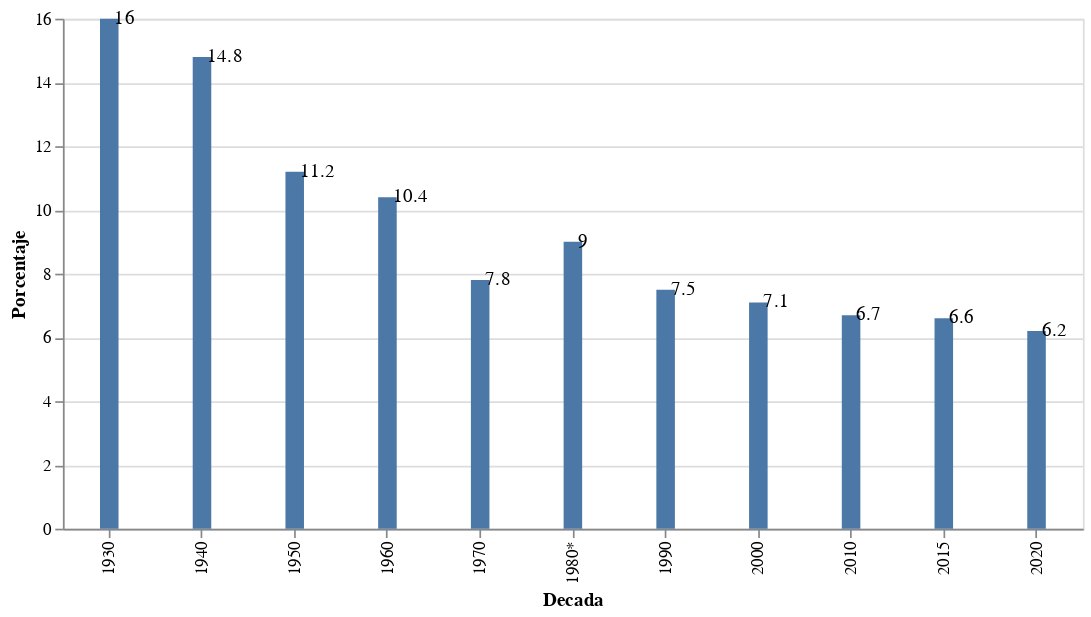

Here is the notebook cell this chart was saved with:
### Code cell
# Fuente de datos: https://www.inegi.org.mx/temas/lengua/#informacion_general
from io import StringIO

csv_data="""Decada,Porcentaje
1930,	16
1940,	14.8
1950,	11.2
1960,	10.4
1970,	7.8
1980*,   9.0
1990,	7.5
2000,	7.1
2010,	6.7
2015,	6.6
2020,	6.2"""

csv_file = StringIO(csv_data)

df = pd.read_csv(csv_file)
df['Decada'] = df['Decada'].astype('str')
df['Porcentaje'] = pd.to_numeric(df['Porcentaje'])

base = alt.Chart(df)

bars = base.mark_bar().encode(
    y=alt.Y('Porcentaje',sort=None),
    x=alt.X('Decada:N', scale=alt.Scale(paddingInner=0.8 ))
).properties(
    width=600  # Set specific width in pixels
)

text = base.mark_text(
    align='left',
    baseline='middle',
    dx=3
).encode(
    x='Decada:N',
    y=alt.Y('Porcentaje', sort=None),
    text='Porcentaje'
)

bars+text

### Figure 1 — Vega-Lite specification as saved in the notebook (floating-point values rounded to 4 significant figures)
{"config": {"view": {"continuousWidth": 300, "continuousHeight": 300}}, "layer": [{"mark": {"type": "bar"}, "encoding": {"x": {"field": "Decada", "scale": {"paddingInner": 0.8}, "type": "nominal"}, "y": {"field": "Porcentaje", "sort": null, "type": "quantitative"}}}, {"mark": {"type": "text", "align": "left", "baseline": "middle", "dx": 3}, "encoding": {"text": {"field": "Porcentaje", "type": "quantitative"}, "x": {"field": "Decada", "type": "nominal"}, "y": {"field": "Porcentaje", "sort": null, "type": "quantitative"}}}], "data": {"name": "data-10d40b429686dd889bf74035a2b870b2"}, "width": 600, "$schema": "https://vega.github.io/schema/vega-lite/v5.20.1.json", "datasets": {"data-10d40b429686dd889bf74035a2b870b2": [{"Decada": "1930", "Porcentaje": 16.0}, {"Decada": "1940", "Porcentaje": 14.8}, {"Decada": "1950", "Porcentaje": 11.2}, {"Decada": "1960", "Porcentaje": 10.4}, {"Decada": "1970", "Porcentaje": 7.8}, {"Decada": "1980*", "Porcentaje": 9.0}, {"Decada": "1990", "Porcentaje": 7.5}, {"Decada": "2000", "Porcentaje": 7.1}, {"Decada": "2010", "Porcentaje": 6.7}, {"Decada": "2015", "Porcentaje": 6.6}, {"Decada": "2020", "Porcentaje": 6.2}]}}
